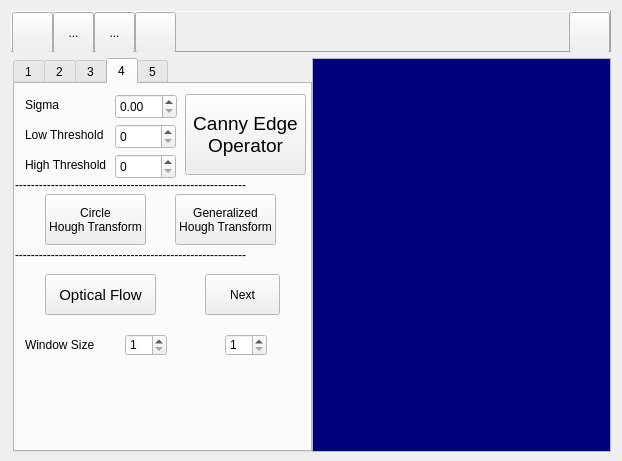
<?xml version="1.0" encoding="UTF-8"?>
<ui version="4.0">
 <class>MainFrame</class>
 <widget class="QDialog" name="MainFrame">
  <property name="geometry">
   <rect>
    <x>0</x>
    <y>0</y>
    <width>622</width>
    <height>461</height>
   </rect>
  </property>
  <property name="sizePolicy">
   <sizepolicy hsizetype="Preferred" vsizetype="Minimum">
    <horstretch>0</horstretch>
    <verstretch>0</verstretch>
   </sizepolicy>
  </property>
  <property name="minimumSize">
   <size>
    <width>0</width>
    <height>461</height>
   </size>
  </property>
  <property name="windowTitle">
   <string>Homeworks</string>
  </property>
  <property name="modal">
   <bool>false</bool>
  </property>
  <layout class="QVBoxLayout" name="verticalLayout">
   <item>
    <widget class="QFrame" name="frame">
     <property name="sizePolicy">
      <sizepolicy hsizetype="Preferred" vsizetype="Fixed">
       <horstretch>0</horstretch>
       <verstretch>0</verstretch>
      </sizepolicy>
     </property>
     <property name="minimumSize">
      <size>
       <width>0</width>
       <height>41</height>
      </size>
     </property>
     <property name="maximumSize">
      <size>
       <width>16777215</width>
       <height>41</height>
      </size>
     </property>
     <property name="frameShape">
      <enum>QFrame::Panel</enum>
     </property>
     <property name="frameShadow">
      <enum>QFrame::Raised</enum>
     </property>
     <layout class="QHBoxLayout" name="horizontalLayout_3">
      <property name="spacing">
       <number>0</number>
      </property>
      <property name="leftMargin">
       <number>0</number>
      </property>
      <property name="topMargin">
       <number>0</number>
      </property>
      <property name="rightMargin">
       <number>0</number>
      </property>
      <property name="bottomMargin">
       <number>0</number>
      </property>
      <item>
       <widget class="QToolButton" name="buttonOpen">
        <property name="enabled">
         <bool>true</bool>
        </property>
        <property name="sizePolicy">
         <sizepolicy hsizetype="Minimum" vsizetype="Minimum">
          <horstretch>0</horstretch>
          <verstretch>0</verstretch>
         </sizepolicy>
        </property>
        <property name="minimumSize">
         <size>
          <width>41</width>
          <height>41</height>
         </size>
        </property>
        <property name="maximumSize">
         <size>
          <width>41</width>
          <height>41</height>
         </size>
        </property>
        <property name="toolTip">
         <string>open an image file</string>
        </property>
        <property name="layoutDirection">
         <enum>Qt::LeftToRight</enum>
        </property>
        <property name="autoFillBackground">
         <bool>false</bool>
        </property>
        <property name="text">
         <string/>
        </property>
        <property name="icon">
         <iconset resource="images/mainframe.qrc">
          <normaloff>:/open.png</normaloff>:/open.png</iconset>
        </property>
        <property name="iconSize">
         <size>
          <width>41</width>
          <height>41</height>
         </size>
        </property>
        <property name="checkable">
         <bool>false</bool>
        </property>
        <property name="autoRepeat">
         <bool>false</bool>
        </property>
        <property name="autoExclusive">
         <bool>false</bool>
        </property>
        <property name="popupMode">
         <enum>QToolButton::DelayedPopup</enum>
        </property>
        <property name="toolButtonStyle">
         <enum>Qt::ToolButtonIconOnly</enum>
        </property>
        <property name="autoRaise">
         <bool>false</bool>
        </property>
       </widget>
      </item>
      <item>
       <widget class="QToolButton" name="toolButton_2">
        <property name="sizePolicy">
         <sizepolicy hsizetype="Minimum" vsizetype="Minimum">
          <horstretch>0</horstretch>
          <verstretch>0</verstretch>
         </sizepolicy>
        </property>
        <property name="minimumSize">
         <size>
          <width>41</width>
          <height>41</height>
         </size>
        </property>
        <property name="maximumSize">
         <size>
          <width>41</width>
          <height>41</height>
         </size>
        </property>
        <property name="text">
         <string>...</string>
        </property>
       </widget>
      </item>
      <item>
       <widget class="QToolButton" name="toolButton_3">
        <property name="sizePolicy">
         <sizepolicy hsizetype="Minimum" vsizetype="Minimum">
          <horstretch>0</horstretch>
          <verstretch>0</verstretch>
         </sizepolicy>
        </property>
        <property name="minimumSize">
         <size>
          <width>41</width>
          <height>41</height>
         </size>
        </property>
        <property name="maximumSize">
         <size>
          <width>41</width>
          <height>41</height>
         </size>
        </property>
        <property name="text">
         <string>...</string>
        </property>
       </widget>
      </item>
      <item>
       <widget class="QToolButton" name="buttonDeleteContents">
        <property name="sizePolicy">
         <sizepolicy hsizetype="Minimum" vsizetype="Minimum">
          <horstretch>0</horstretch>
          <verstretch>0</verstretch>
         </sizepolicy>
        </property>
        <property name="minimumSize">
         <size>
          <width>41</width>
          <height>41</height>
         </size>
        </property>
        <property name="maximumSize">
         <size>
          <width>41</width>
          <height>41</height>
         </size>
        </property>
        <property name="toolTip">
         <string>close all forms</string>
        </property>
        <property name="autoFillBackground">
         <bool>false</bool>
        </property>
        <property name="text">
         <string/>
        </property>
        <property name="icon">
         <iconset resource="images/mainframe.qrc">
          <normaloff>:/1-21.png</normaloff>:/1-21.png</iconset>
        </property>
        <property name="iconSize">
         <size>
          <width>41</width>
          <height>41</height>
         </size>
        </property>
       </widget>
      </item>
      <item>
       <spacer name="horizontalSpacer">
        <property name="orientation">
         <enum>Qt::Horizontal</enum>
        </property>
        <property name="sizeHint" stdset="0">
         <size>
          <width>40</width>
          <height>20</height>
         </size>
        </property>
       </spacer>
      </item>
      <item>
       <widget class="QToolButton" name="buttonShowList">
        <property name="sizePolicy">
         <sizepolicy hsizetype="Minimum" vsizetype="Minimum">
          <horstretch>0</horstretch>
          <verstretch>0</verstretch>
         </sizepolicy>
        </property>
        <property name="minimumSize">
         <size>
          <width>41</width>
          <height>41</height>
         </size>
        </property>
        <property name="maximumSize">
         <size>
          <width>41</width>
          <height>41</height>
         </size>
        </property>
        <property name="toolTip">
         <string>show the list view</string>
        </property>
        <property name="text">
         <string/>
        </property>
        <property name="icon">
         <iconset resource="images/mainframe.qrc">
          <normaloff>:/2-3.png</normaloff>:/2-3.png</iconset>
        </property>
        <property name="iconSize">
         <size>
          <width>82</width>
          <height>41</height>
         </size>
        </property>
       </widget>
      </item>
     </layout>
    </widget>
   </item>
   <item>
    <layout class="QHBoxLayout" name="horizontalLayout">
     <property name="spacing">
      <number>0</number>
     </property>
     <property name="leftMargin">
      <number>2</number>
     </property>
     <item>
      <widget class="QTabWidget" name="tabWidget">
       <property name="sizePolicy">
        <sizepolicy hsizetype="Fixed" vsizetype="Expanding">
         <horstretch>0</horstretch>
         <verstretch>0</verstretch>
        </sizepolicy>
       </property>
       <property name="minimumSize">
        <size>
         <width>299</width>
         <height>394</height>
        </size>
       </property>
       <property name="palette">
        <palette>
         <active>
          <colorrole role="Window">
           <brush brushstyle="SolidPattern">
            <color alpha="255">
             <red>255</red>
             <green>255</green>
             <blue>255</blue>
            </color>
           </brush>
          </colorrole>
          <colorrole role="NoRole">
           <brush brushstyle="SolidPattern">
            <color alpha="255">
             <red>255</red>
             <green>85</green>
             <blue>0</blue>
            </color>
           </brush>
          </colorrole>
         </active>
         <inactive>
          <colorrole role="Window">
           <brush brushstyle="SolidPattern">
            <color alpha="255">
             <red>255</red>
             <green>255</green>
             <blue>255</blue>
            </color>
           </brush>
          </colorrole>
          <colorrole role="NoRole">
           <brush brushstyle="SolidPattern">
            <color alpha="255">
             <red>255</red>
             <green>85</green>
             <blue>0</blue>
            </color>
           </brush>
          </colorrole>
         </inactive>
         <disabled>
          <colorrole role="Window">
           <brush brushstyle="SolidPattern">
            <color alpha="255">
             <red>255</red>
             <green>255</green>
             <blue>255</blue>
            </color>
           </brush>
          </colorrole>
          <colorrole role="NoRole">
           <brush brushstyle="SolidPattern">
            <color alpha="255">
             <red>255</red>
             <green>85</green>
             <blue>0</blue>
            </color>
           </brush>
          </colorrole>
         </disabled>
        </palette>
       </property>
       <property name="cursor">
        <cursorShape>ArrowCursor</cursorShape>
       </property>
       <property name="autoFillBackground">
        <bool>false</bool>
       </property>
       <property name="tabPosition">
        <enum>QTabWidget::North</enum>
       </property>
       <property name="tabShape">
        <enum>QTabWidget::Rounded</enum>
       </property>
       <property name="currentIndex">
        <number>3</number>
       </property>
       <property name="iconSize">
        <size>
         <width>31</width>
         <height>31</height>
        </size>
       </property>
       <property name="elideMode">
        <enum>Qt::ElideMiddle</enum>
       </property>
       <widget class="QWidget" name="tab_2">
        <attribute name="title">
         <string>1</string>
        </attribute>
        <widget class="QPushButton" name="buttonSepiaTone">
         <property name="geometry">
          <rect>
           <x>30</x>
           <y>20</y>
           <width>201</width>
           <height>41</height>
          </rect>
         </property>
         <property name="text">
          <string>Sephia Tone</string>
         </property>
        </widget>
        <widget class="QSpinBox" name="spinHue">
         <property name="geometry">
          <rect>
           <x>60</x>
           <y>70</y>
           <width>51</width>
           <height>26</height>
          </rect>
         </property>
         <property name="maximum">
          <number>360</number>
         </property>
        </widget>
        <widget class="QDoubleSpinBox" name="spinSaturation">
         <property name="geometry">
          <rect>
           <x>160</x>
           <y>70</y>
           <width>71</width>
           <height>26</height>
          </rect>
         </property>
         <property name="maximum">
          <double>1.000000000000000</double>
         </property>
         <property name="singleStep">
          <double>0.100000000000000</double>
         </property>
        </widget>
        <widget class="QLabel" name="label">
         <property name="geometry">
          <rect>
           <x>30</x>
           <y>70</y>
           <width>31</width>
           <height>20</height>
          </rect>
         </property>
         <property name="text">
          <string>Hue</string>
         </property>
        </widget>
        <widget class="QLabel" name="label_2">
         <property name="geometry">
          <rect>
           <x>130</x>
           <y>70</y>
           <width>21</width>
           <height>21</height>
          </rect>
         </property>
         <property name="text">
          <string>Sat</string>
         </property>
        </widget>
       </widget>
       <widget class="QWidget" name="tab_3">
        <attribute name="title">
         <string>2</string>
        </attribute>
        <widget class="QPushButton" name="buttonOstu">
         <property name="geometry">
          <rect>
           <x>50</x>
           <y>100</y>
           <width>181</width>
           <height>61</height>
          </rect>
         </property>
         <property name="text">
          <string>Ostu's Thresholding 
(automatic thresholding)</string>
         </property>
        </widget>
        <widget class="QSpinBox" name="spinThd">
         <property name="geometry">
          <rect>
           <x>30</x>
           <y>50</y>
           <width>42</width>
           <height>22</height>
          </rect>
         </property>
         <property name="maximum">
          <number>255</number>
         </property>
        </widget>
        <widget class="QPushButton" name="buttonCustomThd">
         <property name="geometry">
          <rect>
           <x>120</x>
           <y>20</y>
           <width>161</width>
           <height>61</height>
          </rect>
         </property>
         <property name="text">
          <string>Custom Thresholding</string>
         </property>
        </widget>
        <widget class="QLabel" name="label_3">
         <property name="geometry">
          <rect>
           <x>10</x>
           <y>20</y>
           <width>111</width>
           <height>21</height>
          </rect>
         </property>
         <property name="text">
          <string>Threshold Value</string>
         </property>
        </widget>
        <widget class="QLabel" name="label_4">
         <property name="geometry">
          <rect>
           <x>0</x>
           <y>80</y>
           <width>291</width>
           <height>21</height>
          </rect>
         </property>
         <property name="text">
          <string>----------------------------------------------------------</string>
         </property>
        </widget>
        <widget class="QLabel" name="label_5">
         <property name="geometry">
          <rect>
           <x>0</x>
           <y>160</y>
           <width>291</width>
           <height>21</height>
          </rect>
         </property>
         <property name="text">
          <string>----------------------------------------------------------</string>
         </property>
        </widget>
        <widget class="QPushButton" name="buttonDilation">
         <property name="geometry">
          <rect>
           <x>160</x>
           <y>220</y>
           <width>93</width>
           <height>29</height>
          </rect>
         </property>
         <property name="text">
          <string>Dilation</string>
         </property>
        </widget>
        <widget class="QPushButton" name="buttonErosion">
         <property name="geometry">
          <rect>
           <x>160</x>
           <y>250</y>
           <width>93</width>
           <height>29</height>
          </rect>
         </property>
         <property name="text">
          <string>Erosion</string>
         </property>
        </widget>
        <widget class="QLabel" name="label_6">
         <property name="geometry">
          <rect>
           <x>40</x>
           <y>220</y>
           <width>81</width>
           <height>20</height>
          </rect>
         </property>
         <property name="text">
          <string>Kernel size</string>
         </property>
        </widget>
        <widget class="QComboBox" name="Kernelsize">
         <property name="geometry">
          <rect>
           <x>30</x>
           <y>240</y>
           <width>80</width>
           <height>26</height>
          </rect>
         </property>
         <item>
          <property name="text">
           <string>3 x 3</string>
          </property>
         </item>
         <item>
          <property name="text">
           <string>5 x 5</string>
          </property>
         </item>
        </widget>
        <widget class="QPushButton" name="buttonLabeling">
         <property name="geometry">
          <rect>
           <x>60</x>
           <y>300</y>
           <width>151</width>
           <height>51</height>
          </rect>
         </property>
         <property name="text">
          <string>Labeling</string>
         </property>
        </widget>
        <widget class="QLabel" name="label_7">
         <property name="geometry">
          <rect>
           <x>0</x>
           <y>270</y>
           <width>291</width>
           <height>21</height>
          </rect>
         </property>
         <property name="text">
          <string>----------------------------------------------------------</string>
         </property>
        </widget>
        <widget class="QLabel" name="label_8">
         <property name="geometry">
          <rect>
           <x>10</x>
           <y>170</y>
           <width>271</width>
           <height>51</height>
          </rect>
         </property>
         <property name="font">
          <font>
           <pointsize>24</pointsize>
          </font>
         </property>
         <property name="text">
          <string>Thresholding First!</string>
         </property>
        </widget>
       </widget>
       <widget class="QWidget" name="tab_4">
        <attribute name="title">
         <string>3</string>
        </attribute>
        <widget class="QPushButton" name="buttonHistoEq">
         <property name="geometry">
          <rect>
           <x>80</x>
           <y>10</y>
           <width>141</width>
           <height>41</height>
          </rect>
         </property>
         <property name="text">
          <string>Histogram Equalization</string>
         </property>
        </widget>
        <widget class="QPushButton" name="buttonHistoMatching">
         <property name="geometry">
          <rect>
           <x>200</x>
           <y>70</y>
           <width>80</width>
           <height>41</height>
          </rect>
         </property>
         <property name="text">
          <string>Source
(Transform)</string>
         </property>
        </widget>
        <widget class="QPushButton" name="buttonHistoMatchRef">
         <property name="geometry">
          <rect>
           <x>110</x>
           <y>70</y>
           <width>80</width>
           <height>41</height>
          </rect>
         </property>
         <property name="text">
          <string>Target
(Reference)</string>
         </property>
        </widget>
        <widget class="QLabel" name="label_9">
         <property name="geometry">
          <rect>
           <x>0</x>
           <y>50</y>
           <width>291</width>
           <height>21</height>
          </rect>
         </property>
         <property name="text">
          <string>----------------------------------------------------------</string>
         </property>
        </widget>
        <widget class="QLabel" name="label_10">
         <property name="geometry">
          <rect>
           <x>0</x>
           <y>110</y>
           <width>291</width>
           <height>21</height>
          </rect>
         </property>
         <property name="text">
          <string>----------------------------------------------------------</string>
         </property>
        </widget>
        <widget class="QLabel" name="label_11">
         <property name="geometry">
          <rect>
           <x>10</x>
           <y>60</y>
           <width>91</width>
           <height>51</height>
          </rect>
         </property>
         <property name="font">
          <font>
           <pointsize>14</pointsize>
          </font>
         </property>
         <property name="text">
          <string>Histogram 
Matching</string>
         </property>
        </widget>
        <widget class="QLabel" name="label_12">
         <property name="geometry">
          <rect>
           <x>0</x>
           <y>100</y>
           <width>291</width>
           <height>21</height>
          </rect>
         </property>
         <property name="text">
          <string>----------------------------------------------------------</string>
         </property>
        </widget>
        <widget class="QPushButton" name="buttonSnPNoise">
         <property name="geometry">
          <rect>
           <x>80</x>
           <y>180</y>
           <width>181</width>
           <height>41</height>
          </rect>
         </property>
         <property name="text">
          <string>Salt &amp;&amp; Pepper Noise</string>
         </property>
        </widget>
        <widget class="QPushButton" name="buttonGaussianNoise">
         <property name="geometry">
          <rect>
           <x>160</x>
           <y>130</y>
           <width>101</width>
           <height>41</height>
          </rect>
         </property>
         <property name="text">
          <string>Gaussian Noise</string>
         </property>
        </widget>
        <widget class="QDoubleSpinBox" name="spinNSigma">
         <property name="geometry">
          <rect>
           <x>80</x>
           <y>150</y>
           <width>62</width>
           <height>25</height>
          </rect>
         </property>
        </widget>
        <widget class="QLabel" name="label_13">
         <property name="geometry">
          <rect>
           <x>90</x>
           <y>130</y>
           <width>41</width>
           <height>21</height>
          </rect>
         </property>
         <property name="text">
          <string>Sigma</string>
         </property>
        </widget>
        <widget class="QPushButton" name="pushButton_3">
         <property name="geometry">
          <rect>
           <x>180</x>
           <y>240</y>
           <width>91</width>
           <height>31</height>
          </rect>
         </property>
         <property name="text">
          <string>Box Filter</string>
         </property>
        </widget>
        <widget class="QLabel" name="label_14">
         <property name="geometry">
          <rect>
           <x>0</x>
           <y>220</y>
           <width>291</width>
           <height>21</height>
          </rect>
         </property>
         <property name="text">
          <string>----------------------------------------------------------</string>
         </property>
        </widget>
        <widget class="QPushButton" name="buttonGaussianFiltering">
         <property name="geometry">
          <rect>
           <x>180</x>
           <y>280</y>
           <width>91</width>
           <height>31</height>
          </rect>
         </property>
         <property name="text">
          <string>Gaussian Filter</string>
         </property>
        </widget>
        <widget class="QPushButton" name="buttonMedianFiltering">
         <property name="geometry">
          <rect>
           <x>180</x>
           <y>320</y>
           <width>91</width>
           <height>31</height>
          </rect>
         </property>
         <property name="text">
          <string>Median Filter</string>
         </property>
        </widget>
        <widget class="QDoubleSpinBox" name="spinFSigma">
         <property name="geometry">
          <rect>
           <x>100</x>
           <y>290</y>
           <width>62</width>
           <height>25</height>
          </rect>
         </property>
        </widget>
        <widget class="QLabel" name="label_15">
         <property name="geometry">
          <rect>
           <x>60</x>
           <y>290</y>
           <width>41</width>
           <height>21</height>
          </rect>
         </property>
         <property name="text">
          <string>Sigma</string>
         </property>
        </widget>
        <widget class="QComboBox" name="BFkernelsize">
         <property name="geometry">
          <rect>
           <x>70</x>
           <y>243</y>
           <width>91</width>
           <height>31</height>
          </rect>
         </property>
         <property name="currentIndex">
          <number>0</number>
         </property>
         <property name="maxVisibleItems">
          <number>2</number>
         </property>
         <item>
          <property name="text">
           <string>3 X 3</string>
          </property>
         </item>
         <item>
          <property name="text">
           <string>5 X 5</string>
          </property>
         </item>
        </widget>
        <widget class="QComboBox" name="MFkernelsize">
         <property name="geometry">
          <rect>
           <x>70</x>
           <y>320</y>
           <width>91</width>
           <height>31</height>
          </rect>
         </property>
         <item>
          <property name="text">
           <string>3 X 3</string>
          </property>
         </item>
         <item>
          <property name="text">
           <string>5 X 5</string>
          </property>
         </item>
        </widget>
        <widget class="QLabel" name="label_16">
         <property name="geometry">
          <rect>
           <x>10</x>
           <y>239</y>
           <width>61</width>
           <height>31</height>
          </rect>
         </property>
         <property name="text">
          <string>Kernel size</string>
         </property>
        </widget>
        <widget class="QLabel" name="label_17">
         <property name="geometry">
          <rect>
           <x>10</x>
           <y>319</y>
           <width>61</width>
           <height>31</height>
          </rect>
         </property>
         <property name="text">
          <string>Kernel size</string>
         </property>
        </widget>
        <widget class="QLabel" name="label_18">
         <property name="geometry">
          <rect>
           <x>10</x>
           <y>150</y>
           <width>61</width>
           <height>51</height>
          </rect>
         </property>
         <property name="font">
          <font>
           <pointsize>14</pointsize>
          </font>
         </property>
         <property name="text">
          <string> Add 
Noise</string>
         </property>
        </widget>
       </widget>
       <widget class="QWidget" name="tab">
        <attribute name="title">
         <string>4</string>
        </attribute>
        <widget class="QPushButton" name="buttonCannyEdge">
         <property name="geometry">
          <rect>
           <x>170</x>
           <y>10</y>
           <width>121</width>
           <height>81</height>
          </rect>
         </property>
         <property name="font">
          <font>
           <pointsize>14</pointsize>
          </font>
         </property>
         <property name="text">
          <string>Canny Edge 
Operator</string>
         </property>
        </widget>
        <widget class="QSpinBox" name="spinLowThreshold">
         <property name="geometry">
          <rect>
           <x>100</x>
           <y>40</y>
           <width>61</width>
           <height>25</height>
          </rect>
         </property>
         <property name="maximum">
          <number>255</number>
         </property>
        </widget>
        <widget class="QSpinBox" name="spinHighThreshold">
         <property name="geometry">
          <rect>
           <x>100</x>
           <y>70</y>
           <width>61</width>
           <height>25</height>
          </rect>
         </property>
         <property name="maximum">
          <number>255</number>
         </property>
        </widget>
        <widget class="QDoubleSpinBox" name="spinSigma">
         <property name="geometry">
          <rect>
           <x>100</x>
           <y>10</y>
           <width>62</width>
           <height>25</height>
          </rect>
         </property>
         <property name="singleStep">
          <double>0.100000000000000</double>
         </property>
        </widget>
        <widget class="QLabel" name="label_19">
         <property name="geometry">
          <rect>
           <x>10</x>
           <y>10</y>
           <width>48</width>
           <height>21</height>
          </rect>
         </property>
         <property name="text">
          <string>Sigma</string>
         </property>
        </widget>
        <widget class="QLabel" name="label_20">
         <property name="geometry">
          <rect>
           <x>10</x>
           <y>40</y>
           <width>91</width>
           <height>21</height>
          </rect>
         </property>
         <property name="text">
          <string>Low Threshold</string>
         </property>
        </widget>
        <widget class="QLabel" name="label_21">
         <property name="geometry">
          <rect>
           <x>10</x>
           <y>70</y>
           <width>91</width>
           <height>21</height>
          </rect>
         </property>
         <property name="text">
          <string>High Threshold</string>
         </property>
        </widget>
        <widget class="QLabel" name="label_22">
         <property name="geometry">
          <rect>
           <x>0</x>
           <y>90</y>
           <width>291</width>
           <height>21</height>
          </rect>
         </property>
         <property name="text">
          <string>----------------------------------------------------------</string>
         </property>
        </widget>
        <widget class="QPushButton" name="buttonCircleHT">
         <property name="geometry">
          <rect>
           <x>30</x>
           <y>110</y>
           <width>101</width>
           <height>51</height>
          </rect>
         </property>
         <property name="text">
          <string>Circle 
Hough Transform</string>
         </property>
        </widget>
        <widget class="QPushButton" name="buttonGeneralizedHT">
         <property name="geometry">
          <rect>
           <x>160</x>
           <y>110</y>
           <width>101</width>
           <height>51</height>
          </rect>
         </property>
         <property name="text">
          <string>Generalized 
Hough Transform</string>
         </property>
        </widget>
        <widget class="QLabel" name="label_23">
         <property name="geometry">
          <rect>
           <x>0</x>
           <y>160</y>
           <width>291</width>
           <height>21</height>
          </rect>
         </property>
         <property name="text">
          <string>----------------------------------------------------------</string>
         </property>
        </widget>
        <widget class="QPushButton" name="buttonOpticalFlow">
         <property name="geometry">
          <rect>
           <x>30</x>
           <y>190</y>
           <width>111</width>
           <height>41</height>
          </rect>
         </property>
         <property name="font">
          <font>
           <pointsize>11</pointsize>
          </font>
         </property>
         <property name="text">
          <string>Optical Flow</string>
         </property>
        </widget>
        <widget class="QLabel" name="label_24">
         <property name="geometry">
          <rect>
           <x>10</x>
           <y>250</y>
           <width>81</width>
           <height>21</height>
          </rect>
         </property>
         <property name="text">
          <string>Window Size</string>
         </property>
        </widget>
        <widget class="QSpinBox" name="spinWindowSize">
         <property name="geometry">
          <rect>
           <x>110</x>
           <y>250</y>
           <width>42</width>
           <height>22</height>
          </rect>
         </property>
         <property name="minimum">
          <number>1</number>
         </property>
        </widget>
        <widget class="QSpinBox" name="spinOpt">
         <property name="geometry">
          <rect>
           <x>210</x>
           <y>250</y>
           <width>42</width>
           <height>22</height>
          </rect>
         </property>
         <property name="minimum">
          <number>1</number>
         </property>
         <property name="maximum">
          <number>16</number>
         </property>
        </widget>
        <widget class="QPushButton" name="buttonOptNext">
         <property name="geometry">
          <rect>
           <x>190</x>
           <y>190</y>
           <width>75</width>
           <height>41</height>
          </rect>
         </property>
         <property name="text">
          <string>Next</string>
         </property>
        </widget>
       </widget>
       <widget class="QWidget" name="tab_5">
        <attribute name="title">
         <string>5</string>
        </attribute>
       </widget>
      </widget>
     </item>
     <item>
      <widget class="QListWidget" name="listWidget">
       <property name="sizePolicy">
        <sizepolicy hsizetype="Ignored" vsizetype="Minimum">
         <horstretch>0</horstretch>
         <verstretch>0</verstretch>
        </sizepolicy>
       </property>
       <property name="minimumSize">
        <size>
         <width>0</width>
         <height>394</height>
        </size>
       </property>
       <property name="palette">
        <palette>
         <active>
          <colorrole role="WindowText">
           <brush brushstyle="SolidPattern">
            <color alpha="255">
             <red>255</red>
             <green>255</green>
             <blue>0</blue>
            </color>
           </brush>
          </colorrole>
          <colorrole role="Text">
           <brush brushstyle="SolidPattern">
            <color alpha="255">
             <red>255</red>
             <green>255</green>
             <blue>255</blue>
            </color>
           </brush>
          </colorrole>
          <colorrole role="Base">
           <brush brushstyle="SolidPattern">
            <color alpha="255">
             <red>0</red>
             <green>0</green>
             <blue>127</blue>
            </color>
           </brush>
          </colorrole>
          <colorrole role="PlaceholderText">
           <brush brushstyle="NoBrush">
            <color alpha="128">
             <red>255</red>
             <green>255</green>
             <blue>255</blue>
            </color>
           </brush>
          </colorrole>
         </active>
         <inactive>
          <colorrole role="WindowText">
           <brush brushstyle="SolidPattern">
            <color alpha="255">
             <red>255</red>
             <green>255</green>
             <blue>0</blue>
            </color>
           </brush>
          </colorrole>
          <colorrole role="Text">
           <brush brushstyle="SolidPattern">
            <color alpha="255">
             <red>255</red>
             <green>255</green>
             <blue>255</blue>
            </color>
           </brush>
          </colorrole>
          <colorrole role="Base">
           <brush brushstyle="SolidPattern">
            <color alpha="255">
             <red>0</red>
             <green>0</green>
             <blue>127</blue>
            </color>
           </brush>
          </colorrole>
          <colorrole role="PlaceholderText">
           <brush brushstyle="NoBrush">
            <color alpha="128">
             <red>255</red>
             <green>255</green>
             <blue>255</blue>
            </color>
           </brush>
          </colorrole>
         </inactive>
         <disabled>
          <colorrole role="WindowText">
           <brush brushstyle="SolidPattern">
            <color alpha="255">
             <red>120</red>
             <green>120</green>
             <blue>120</blue>
            </color>
           </brush>
          </colorrole>
          <colorrole role="Text">
           <brush brushstyle="SolidPattern">
            <color alpha="255">
             <red>120</red>
             <green>120</green>
             <blue>120</blue>
            </color>
           </brush>
          </colorrole>
          <colorrole role="Base">
           <brush brushstyle="SolidPattern">
            <color alpha="255">
             <red>240</red>
             <green>240</green>
             <blue>240</blue>
            </color>
           </brush>
          </colorrole>
          <colorrole role="PlaceholderText">
           <brush brushstyle="NoBrush">
            <color alpha="128">
             <red>255</red>
             <green>255</green>
             <blue>255</blue>
            </color>
           </brush>
          </colorrole>
         </disabled>
        </palette>
       </property>
       <property name="font">
        <font>
         <pointsize>10</pointsize>
        </font>
       </property>
      </widget>
     </item>
    </layout>
   </item>
  </layout>
 </widget>
 <layoutdefault spacing="6" margin="11"/>
 <resources>
  <include location="images/mainframe.qrc"/>
 </resources>
 <connections/>
</ui>
